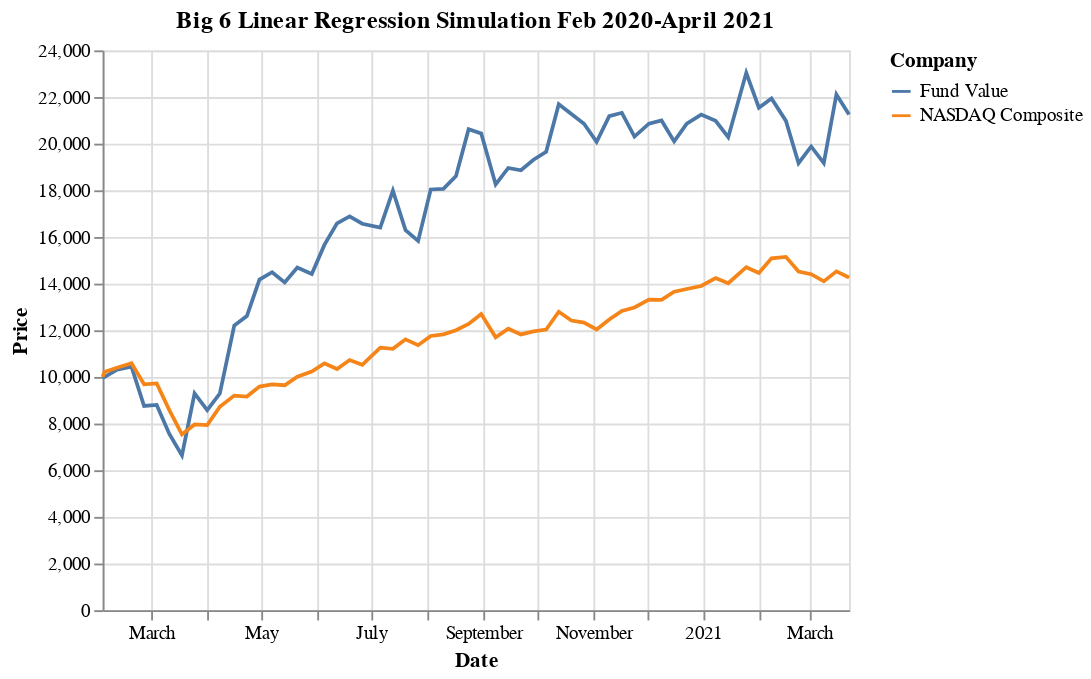

Source (notebook cell):
### Code cell
results_df = five_day_fund_df.merge(index_df, how='left', left_index=True, right_index=True)
results_df.drop(results_df.columns.difference(['Fund Value','Close']), 1, inplace=True)
results_df.rename(columns={'Close': 'NASDAQ Composite'}, inplace=True)
nas_open = results_df['NASDAQ Composite'][0]
results_df['NASDAQ Composite'] = results_df['NASDAQ Composite']*10000 / nas_open
results_df.reset_index(inplace=True)
print(results_df)
results_df = results_df.melt('Date', var_name='Company', value_name='Price')

# Plots Results
line_plot = alt.Chart(results_df).mark_line().encode(
    x = 'Date',
    y = 'Price',
    color = 'Company'
).properties(
    title='Big 6 Linear Regression Simulation Feb 2020-April 2021'
)
line_plot

### Figure 1 — Vega-Lite specification as saved in the notebook (floating-point values rounded to 4 significant figures)
{"config": {"view": {"continuousWidth": 400, "continuousHeight": 300}}, "data": {"name": "data-cd212a5ec8d3cc592013b80153946da9"}, "mark": "line", "encoding": {"color": {"type": "nominal", "field": "Company"}, "x": {"type": "temporal", "field": "Date"}, "y": {"type": "quantitative", "field": "Price"}}, "title": "Big 6 Linear Regression Simulation Feb 2020-April 2021", "$schema": "https://vega.github.io/schema/vega-lite/v4.8.1.json", "datasets": {"data-cd212a5ec8d3cc592013b80153946da9": [{"Date": "2020-02-03T00:00:00", "Company": "Fund Value", "Price": 10000}, {"Date": "2020-02-04T00:00:00", "Company": "Fund Value", "Price": 9993.0}, {"Date": "2020-02-11T00:00:00", "Company": "Fund Value", "Price": 10310.0}, {"Date": "2020-02-19T00:00:00", "Company": "Fund Value", "Price": 10440.0}, {"Date": "2020-02-26T00:00:00", "Company": "Fund Value", "Price": 8756.0}, {"Date": "2020-03-04T00:00:00", "Company": "Fund Value", "Price": 8797.0}, {"Date": "2020-03-11T00:00:00", "Company": "Fund Value", "Price": 7556.0}, {"Date": "2020-03-18T00:00:00", "Company": "Fund Value", "Price": 6633.0}, {"Date": "2020-03-25T00:00:00", "Company": "Fund Value", "Price": 9290.0}, {"Date": "2020-04-01T00:00:00", "Company": "Fund Value", "Price": 8575.0}, {"Date": "2020-04-08T00:00:00", "Company": "Fund Value", "Price": 9289.0}, {"Date": "2020-04-16T00:00:00", "Company": "Fund Value", "Price": 12200.0}, {"Date": "2020-04-23T00:00:00", "Company": "Fund Value", "Price": 12610.0}, {"Date": "2020-04-30T00:00:00", "Company": "Fund Value", "Price": 14170.0}, {"Date": "2020-05-07T00:00:00", "Company": "Fund Value", "Price": 14490.0}, {"Date": "2020-05-14T00:00:00", "Company": "Fund Value", "Price": 14050.0}, {"Date": "2020-05-21T00:00:00", "Company": "Fund Value", "Price": 14690.0}, {"Date": "2020-05-29T00:00:00", "Company": "Fund Value", "Price": 14410.0}, {"Date": "2020-06-05T00:00:00", "Company": "Fund Value", "Price": 15660.0}, {"Date": "2020-06-12T00:00:00", "Company": "Fund Value", "Price": 16590.0}, {"Date": "2020-06-19T00:00:00", "Company": "Fund Value", "Price": 16880.0}, {"Date": "2020-06-26T00:00:00", "Company": "Fund Value", "Price": 16570.0}, {"Date": "2020-07-06T00:00:00", "Company": "Fund Value", "Price": 16410.0}, {"Date": "2020-07-13T00:00:00", "Company": "Fund Value", "Price": 17990.0}, {"Date": "2020-07-20T00:00:00", "Company": "Fund Value", "Price": 16300.0}, {"Date": "2020-07-27T00:00:00", "Company": "Fund Value", "Price": 15830.0}, {"Date": "2020-08-03T00:00:00", "Company": "Fund Value", "Price": 18040.0}, {"Date": "2020-08-10T00:00:00", "Company": "Fund Value", "Price": 18070.0}, {"Date": "2020-08-17T00:00:00", "Company": "Fund Value", "Price": 18610.0}, {"Date": "2020-08-24T00:00:00", "Company": "Fund Value", "Price": 20620.0}, {"Date": "2020-08-31T00:00:00", "Company": "Fund Value", "Price": 20430.0}, {"Date": "2020-09-08T00:00:00", "Company": "Fund Value", "Price": 18250.0}, {"Date": "2020-09-15T00:00:00", "Company": "Fund Value", "Price": 18960.0}, {"Date": "2020-09-22T00:00:00", "Company": "Fund Value", "Price": 18860.0}, {"Date": "2020-09-29T00:00:00", "Company": "Fund Value", "Price": 19310.0}, {"Date": "2020-10-06T00:00:00", "Company": "Fund Value", "Price": 19650.0}, {"Date": "2020-10-13T00:00:00", "Company": "Fund Value", "Price": 21690.0}, {"Date": "2020-10-20T00:00:00", "Company": "Fund Value", "Price": 21270.0}, {"Date": "2020-10-27T00:00:00", "Company": "Fund Value", "Price": 20860.0}, {"Date": "2020-11-03T00:00:00", "Company": "Fund Value", "Price": 20080.0}, {"Date": "2020-11-10T00:00:00", "Company": "Fund Value", "Price": 21180.0}, {"Date": "2020-11-17T00:00:00", "Company": "Fund Value", "Price": 21320.0}, {"Date": "2020-11-24T00:00:00", "Company": "Fund Value", "Price": 20310.0}, {"Date": "2020-12-02T00:00:00", "Company": "Fund Value", "Price": 20860.0}, {"Date": "2020-12-09T00:00:00", "Company": "Fund Value", "Price": 21000.0}, {"Date": "2020-12-16T00:00:00", "Company": "Fund Value", "Price": 20100.0}, {"Date": "2020-12-23T00:00:00", "Company": "Fund Value", "Price": 20860.0}, {"Date": "2020-12-31T00:00:00", "Company": "Fund Value", "Price": 21240.0}, {"Date": "2021-01-08T00:00:00", "Company": "Fund Value", "Price": 20980.0}, {"Date": "2021-01-15T00:00:00", "Company": "Fund Value", "Price": 20280.0}, {"Date": "2021-01-25T00:00:00", "Company": "Fund Value", "Price": 23040.0}, {"Date": "2021-02-01T00:00:00", "Company": "Fund Value", "Price": 21540.0}, {"Date": "2021-02-08T00:00:00", "Company": "Fund Value", "Price": 21940.0}, {"Date": "2021-02-16T00:00:00", "Company": "Fund Value", "Price": 20980.0}, {"Date": "2021-02-23T00:00:00", "Company": "Fund Value", "Price": 19160.0}, {"Date": "2021-03-02T00:00:00", "Company": "Fund Value", "Price": 19880.0}, {"Date": "2021-03-09T00:00:00", "Company": "Fund Value", "Price": 19170.0}, {"Date": "2021-03-16T00:00:00", "Company": "Fund Value", "Price": 22110.0}, {"Date": "2021-03-23T00:00:00", "Company": "Fund Value", "Price": 21250.0}, {"Date": "2020-02-03T00:00:00", "Company": "NASDAQ Composite", "Price": 10000.0}, {"Date": "2020-02-04T00:00:00", "Company": "NASDAQ Composite", "Price": 10210.0}, {"Date": "2020-02-11T00:00:00", "Company": "NASDAQ Composite", "Price": 10390.0}, {"Date": "2020-02-19T00:00:00", "Company": "NASDAQ Composite", "Price": 10590.0}, {"Date": "2020-02-26T00:00:00", "Company": "NASDAQ Composite", "Price": 9684.0}, {"Date": "2020-03-04T00:00:00", "Company": "NASDAQ Composite", "Price": 9725.0}, {"Date": "2020-03-11T00:00:00", "Company": "NASDAQ Composite", "Price": 8575.0}, {"Date": "2020-03-18T00:00:00", "Company": "NASDAQ Composite", "Price": 7538.0}, {"Date": "2020-03-25T00:00:00", "Company": "NASDAQ Composite", "Price": 7963.0}, {"Date": "2020-04-01T00:00:00", "Company": "NASDAQ Composite", "Price": 7937.0}, {"Date": "2020-04-08T00:00:00", "Company": "NASDAQ Composite", "Price": 8725.0}, {"Date": "2020-04-16T00:00:00", "Company": "NASDAQ Composite", "Price": 9201.0}, {"Date": "2020-04-23T00:00:00", "Company": "NASDAQ Composite", "Price": 9160.0}, {"Date": "2020-04-30T00:00:00", "Company": "NASDAQ Composite", "Price": 9586.0}, {"Date": "2020-05-07T00:00:00", "Company": "NASDAQ Composite", "Price": 9683.0}, {"Date": "2020-05-14T00:00:00", "Company": "NASDAQ Composite", "Price": 9644.0}, {"Date": "2020-05-21T00:00:00", "Company": "NASDAQ Composite", "Price": 10010.0}, {"Date": "2020-05-29T00:00:00", "Company": "NASDAQ Composite", "Price": 10230.0}, {"Date": "2020-06-05T00:00:00", "Company": "NASDAQ Composite", "Price": 10580.0}, {"Date": "2020-06-12T00:00:00", "Company": "NASDAQ Composite", "Price": 10340.0}, {"Date": "2020-06-19T00:00:00", "Company": "NASDAQ Composite", "Price": 10730.0}, {"Date": "2020-06-26T00:00:00", "Company": "NASDAQ Composite", "Price": 10520.0}, {"Date": "2020-07-06T00:00:00", "Company": "NASDAQ Composite", "Price": 11250.0}, {"Date": "2020-07-13T00:00:00", "Company": "NASDAQ Composite", "Price": 11200.0}, {"Date": "2020-07-20T00:00:00", "Company": "NASDAQ Composite", "Price": 11610.0}, {"Date": "2020-07-27T00:00:00", "Company": "NASDAQ Composite", "Price": 11360.0}, {"Date": "2020-08-03T00:00:00", "Company": "NASDAQ Composite", "Price": 11760.0}, {"Date": "2020-08-10T00:00:00", "Company": "NASDAQ Composite", "Price": 11830.0}, {"Date": "2020-08-17T00:00:00", "Company": "NASDAQ Composite", "Price": 12000.0}, {"Date": "2020-08-24T00:00:00", "Company": "NASDAQ Composite", "Price": 12270.0}, {"Date": "2020-08-31T00:00:00", "Company": "NASDAQ Composite", "Price": 12700.0}, {"Date": "2020-09-08T00:00:00", "Company": "NASDAQ Composite", "Price": 11700.0}, {"Date": "2020-09-15T00:00:00", "Company": "NASDAQ Composite", "Price": 12070.0}, {"Date": "2020-09-22T00:00:00", "Company": "NASDAQ Composite", "Price": 11820.0}, {"Date": "2020-09-29T00:00:00", "Company": "NASDAQ Composite", "Price": 11950.0}, {"Date": "2020-10-06T00:00:00", "Company": "NASDAQ Composite", "Price": 12030.0}, {"Date": "2020-10-13T00:00:00", "Company": "NASDAQ Composite", "Price": 12790.0}, {"Date": "2020-10-20T00:00:00", "Company": "NASDAQ Composite", "Price": 12420.0}, {"Date": "2020-10-27T00:00:00", "Company": "NASDAQ Composite", "Price": 12330.0}, {"Date": "2020-11-03T00:00:00", "Company": "NASDAQ Composite", "Price": 12040.0}, {"Date": "2020-11-10T00:00:00", "Company": "NASDAQ Composite", "Price": 12460.0}, {"Date": "2020-11-17T00:00:00", "Company": "NASDAQ Composite", "Price": 12830.0}, {"Date": "2020-11-24T00:00:00", "Company": "NASDAQ Composite", "Price": 12980.0}, {"Date": "2020-12-02T00:00:00", "Company": "NASDAQ Composite", "Price": 13320.0}, {"Date": "2020-12-09T00:00:00", "Company": "NASDAQ Composite", "Price": 13310.0}, {"Date": "2020-12-16T00:00:00", "Company": "NASDAQ Composite", "Price": 13650.0}, {"Date": "2020-12-23T00:00:00", "Company": "NASDAQ Composite", "Price": 13770.0}, {"Date": "2020-12-31T00:00:00", "Company": "NASDAQ Composite", "Price": 13900.0}, {"Date": "2021-01-08T00:00:00", "Company": "NASDAQ Composite", "Price": 14240.0}, {"Date": "2021-01-15T00:00:00", "Company": "NASDAQ Composite", "Price": 14020.0}, {"Date": "2021-01-25T00:00:00", "Company": "NASDAQ Composite", "Price": 14700.0}, {"Date": "2021-02-01T00:00:00", "Company": "NASDAQ Composite", "Price": 14450.0}, {"Date": "2021-02-08T00:00:00", "Company": "NASDAQ Composite", "Price": 15080.0}, {"Date": "2021-02-16T00:00:00", "Company": "NASDAQ Composite", "Price": 15150.0}, {"Date": "2021-02-23T00:00:00", "Company": "NASDAQ Composite", "Price": 14520.0}, {"Date": "2021-03-02T00:00:00", "Company": "NASDAQ Composite", "Price": 14410.0}, {"Date": "2021-03-09T00:00:00", "Company": "NASDAQ Composite", "Price": 14100.0}, {"Date": "2021-03-16T00:00:00", "Company": "NASDAQ Composite", "Price": 14530.0}, {"Date": "2021-03-23T00:00:00", "Company": "NASDAQ Composite", "Price": 14260.0}]}}
